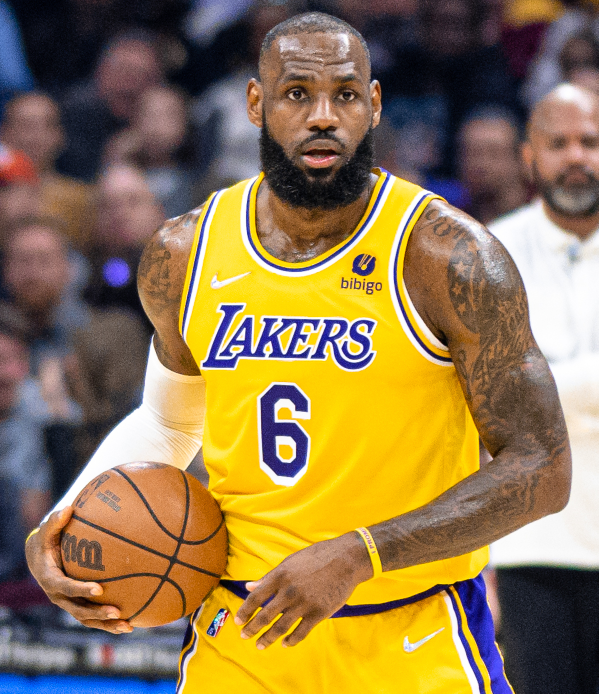
#> input picture algorithm_scripting/basketball_toy_tests/lebron_one.jpg, 1197 x 1387 px (shown at 1/2 size)
$ jupyter execute --allow-errors face_finder.ipynb
#> lines starting #> are read from the running program, lines starting #| are printed output that depends on the picture
# Face finder — toy example

Sanity-check that InsightFace embeddings can tell the same person apart from a stranger using a few hand-picked photos of LeBron James.

The notebook walks the basic pipeline end-to-end:

1. **Setup** — load the detector (bump detection resolution so small faces in wide shots still detect).
2. **Load + detect** — read four images (two LeBron, two not) and run face detection.
3. **Visualize** — show face crops and bounding boxes to eyeball detection quality.
4. **Compare** — compute cosine similarity between embeddings to see same-person vs different-person scores.

[cell 1]
import sys; sys.path.append("..")  # so we can import utils.py from the project root

import cv2

#> (the rest of this cell did not finish here and is left out)

## Load images and detect faces

Two photos of LeBron and two of unrelated people. We detect faces in each and grab their 512-d embeddings.

[cell 2]
lebron_one = cv2.imread("lebron_one.jpg")
#> lebron_one is the input picture: shape (1387, 1197, 3); mean B, G, R 78.7, 120.5, 144.7
lebron_two = cv2.imread("lebron_two.jpg")
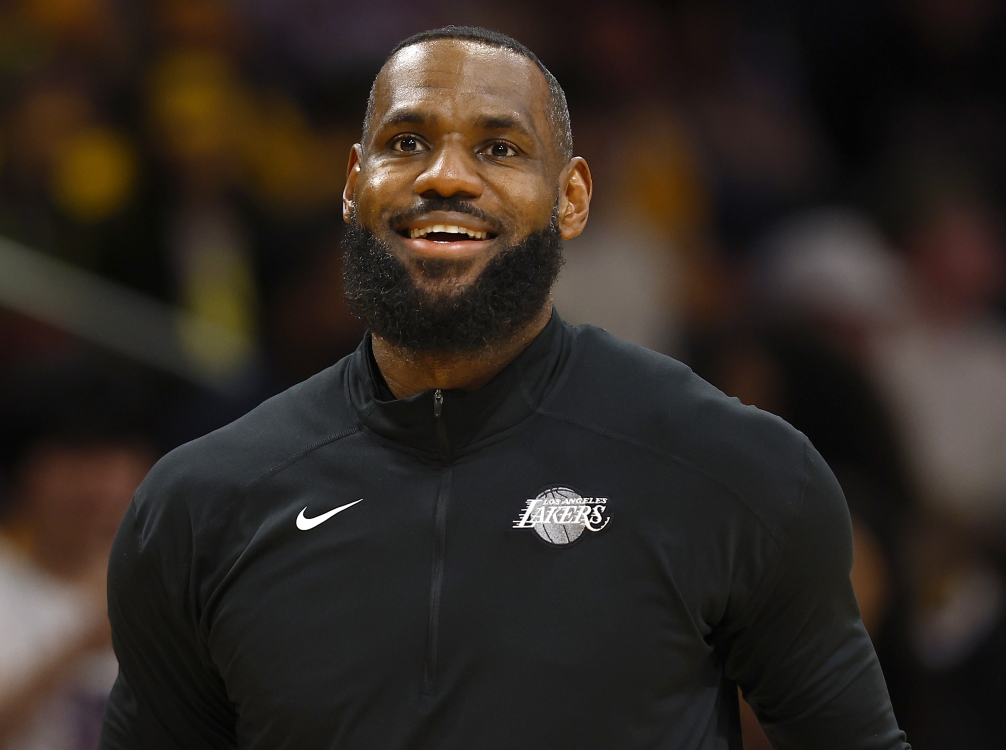
#> input picture algorithm_scripting/basketball_toy_tests/lebron_two.jpg, 4024 x 3000 px (shown at 1/4 size)
#> lebron_two is the input picture: shape (3000, 4024, 3); mean B, G, R 34.2, 40, 47.8
not_lebron_one = cv2.imread("not_lebron_one.jpg")
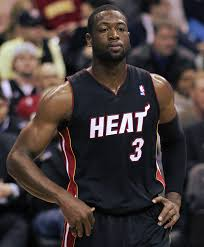
#> input picture algorithm_scripting/basketball_toy_tests/not_lebron_one.jpg, 204 x 247 px
#> not_lebron_one is the input picture: shape (247, 204, 3); mean B, G, R 58, 58.5, 69.4
not_lebron_two = cv2.imread("not_lebron_two.jpg")
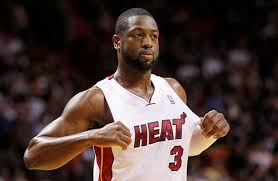
#> input picture algorithm_scripting/basketball_toy_tests/not_lebron_two.jpg, 278 x 181 px
#> not_lebron_two is the input picture: shape (181, 278, 3); mean B, G, R 53, 57, 74.7
